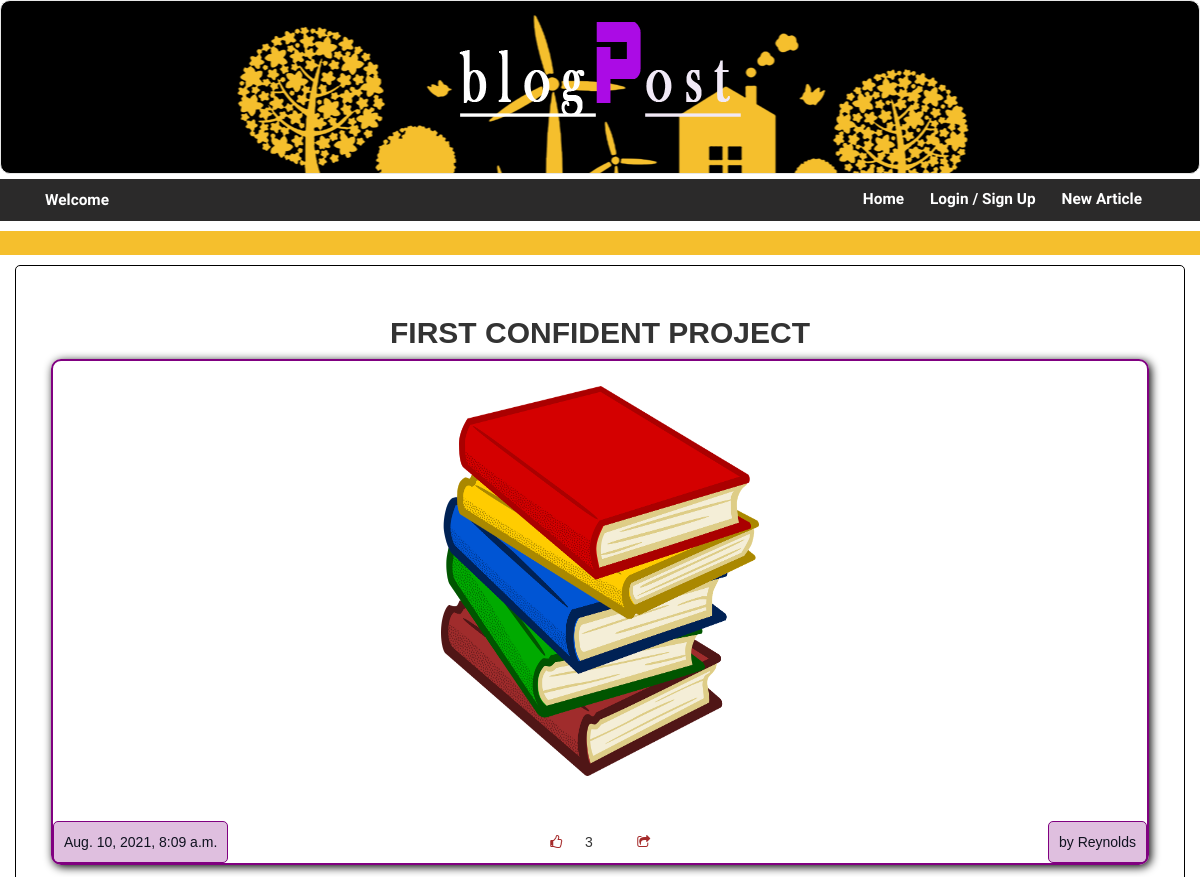
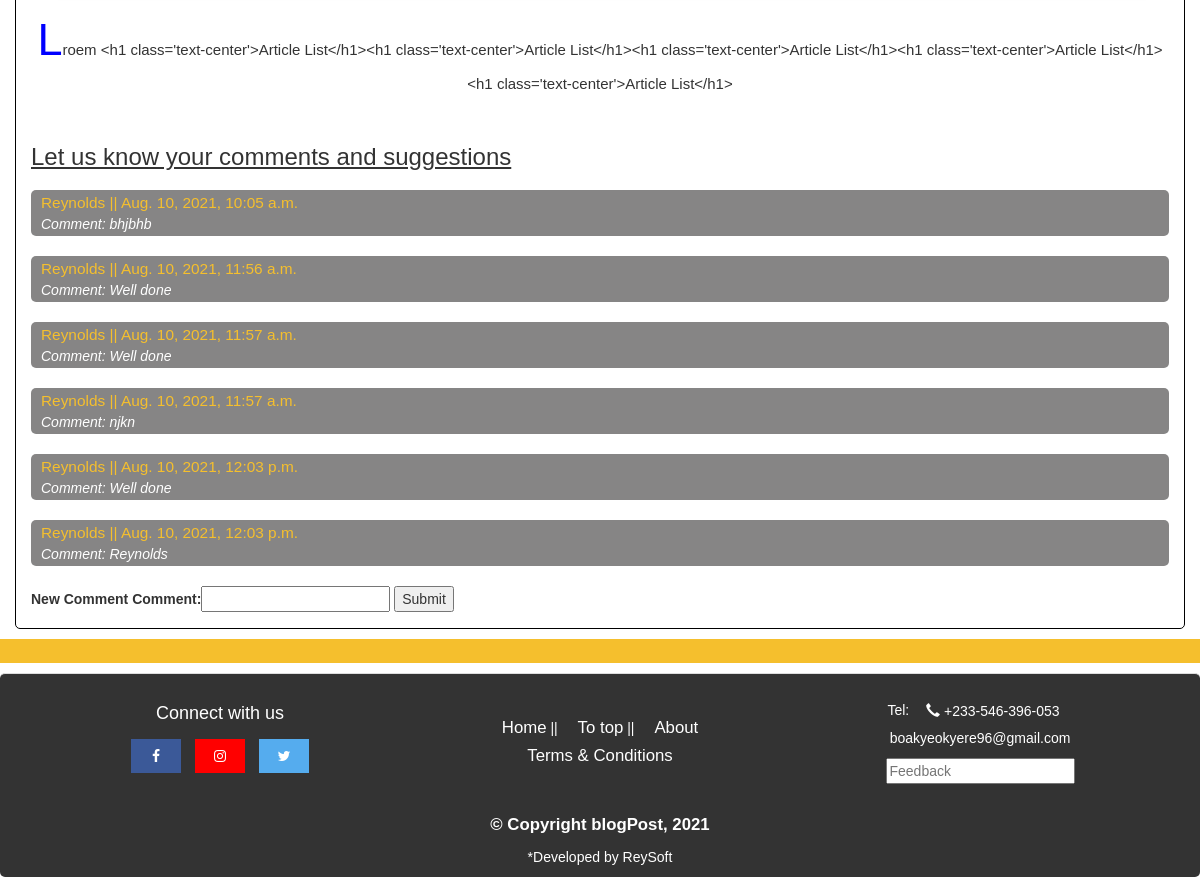
The app's page /articles/first-confident-project/2/ with its own data (2 pictures, top to bottom).
### articles/models.py (models this page shows, shortened)
class Article(models.Model):
    title = models.CharField(max_length=100)
    slug = models.SlugField()
    body = models.TextField()
    date = models.DateTimeField(auto_now_add=True)
    thumbnail = models.ImageField(default='default.png', blank=True)
    pic = models.ImageField(default='default.png', blank=True)
    likes = models.IntegerField(default=0)
    author = models.ForeignKey(User, default=None, on_delete=models.CASCADE)
    def f_title(self):
        return self.title.upper()

class Comments(models.Model):
    slug = models.ForeignKey(Article, default=None, on_delete=models.CASCADE)
    date = models.DateTimeField(auto_now_add=True)
    author = models.ForeignKey(User, default=None, on_delete=models.CASCADE)
    comment = models.CharField(max_length=500)

### articles/views.py (the view)
# urls.py: path('<slug:slug>/<int:id>/', views.article_detail, name='detail'),
def article_detail(request, slug, id):
    article = Article.objects.get(slug=slug)
    comments = Comments.objects.filter(slug=id).order_by('date')
    c_form = forms.CreateComment()
    return render(request, 'articles/article_detail.html', {'article': article, 'comments': comments, 'c_form': c_form})

### articles/forms.py
class CreateComment(forms.ModelForm):
    class Meta:
        model = models.Comments
        fields = ['comment']

### articles/templates/articles/article_detail.html (shortened to what this page needs)
{%extends 'parent.html' %}
{% block content%}
<div class="article-detail">
    <div class="article_detail">
        <h2>{{article.f_title}}</h2>
        <div class="enclose">
            <img src="{{article.pic.url}}" alt="Connecting..." height="100px" width="100px">
            <ul>
                <li class='likes'>
                    <button type="button" class="btn btn-secondary" data-toggle="tooltip" data-placement="bottom"
                        title="I like this">
                        <a href="{% url 'articles:likes' slug=article.slug  %}" class="fa fa-thumbs-o-up"></a>
                        {{article.likes}}
                    </button>
                </li>
                <li>
                    <button type="button" class="btn btn-secondary" data-toggle="tooltip" data-placement="bottom" title="Share">
                        <a href="#" class="fa fa-share-square-o"></a>
                    </button>
                </li>
            </ul>
            <p class="date">{{article.date}}</p>
            <p class="author">by {{article.author.username}}</p>
        </div>
        <p class='body'>{{article.body}}</p>
    </div>
    <div class="comments">
        <h3>Let us know your comments and suggestions</h3>
        {%for comment in comments%}
            <div class="comment">
                    <p class="heading">{{comment.author.username}} || {{comment.date}}</p>
                    <p class="sugg">Comment: {{comment.comment}}</p>
            </div>
        {%endfor%}
        <form action="{% url 'articles:comments' id=article.id %}" method="post">
            <label for="new">New Comment</label>
            {{c_form}}
            <input type="submit">
        </form>
    </div>
</div>
{%endblock%}

### assets/css/style.css (style rules this page uses)
body { font-family: Arial, Helvetica, sans-serif; }
p { margin: 0; }
.article_detail { text-align:center; margin: 50px auto; }
.article_detail h2 { font-weight: bold; }
.enclose { position: relative; border: 2px solid purple; border-radius:10px; padding: 0; margin-left: 20px; margin-right: 20px; margin-bottom: 20px; box-shadow: 2px 2px 10px black; }
.article_detail img { margin-top: 20px; padding: 5px; width: 30%; height: 50%; }
.article_detail .date { padding: 10px; background: #80008040; border: 1px solid purple; border-radius: 5px; position: absolute; left: 0%; bottom: 0%; color: #0f121f; }
.article_detail .author { padding: 10px; background: #80008040; border: 1px solid purple; border-radius: 5px; position: absolute; right: 0%; bottom: 0%; color: #0f121f; }
.article_detail ul { margin-top: 50px; padding: 0px; text-align: center; }
.article_detail ul>li { display:inline; text-decoration: none }
.article_detail ul li button { text-decoration: none; margin: 0px 10px; padding: 0px; background-color: white; }
.article_detail ul li button a { padding: 0px; margin: 0px; color: brown; }
.body { font-size: 15px; }
.body::first-letter { font-size: 3em; color: blue; }
.comments h3 { text-decoration: underline }
.comment { margin: 20px auto; background-color: rgba(14, 13, 13, 0.5); border-radius: 5px; padding: 2px 10px; }
.comment .heading { color: #f5bf2d; font-size: 1.1em; }
.comment .sugg { font-style: italic; color: white; }
.fa { padding: 10px; margin: 5px 5px auto; font-size: 50px; width: 50px; }

### records on screen
Article: f_title "FIRST CONFIDENT PROJECT", pic (placeholder picture), likes "3", date "Aug. 10, 2021, 8:09 a.m.", author.username "Reynolds", body "Lroem <h1 class='text-center'>Article List</h1><h1 class='text-center'>Article List</h1><h1 class='text-center'>Article List</h1><h1 class='text-center'>Article List</h1><h1 class='text-center'>Article List</h1>"
Comments: author.username "Reynolds", date "Aug. 10, 2021, 10:05 a.m.", comment "bhjbhb"
Comments: author.username "Reynolds", date "Aug. 10, 2021, 11:56 a.m.", comment "Well done"
Comments: author.username "Reynolds", date "Aug. 10, 2021, 11:57 a.m.", comment "Well done"
Comments: author.username "Reynolds", date "Aug. 10, 2021, 11:57 a.m.", comment "njkn"
Comments: author.username "Reynolds", date "Aug. 10, 2021, 12:03 p.m.", comment "Well done"
Comments: author.username "Reynolds", date "Aug. 10, 2021, 12:03 p.m.", comment "Reynolds"
